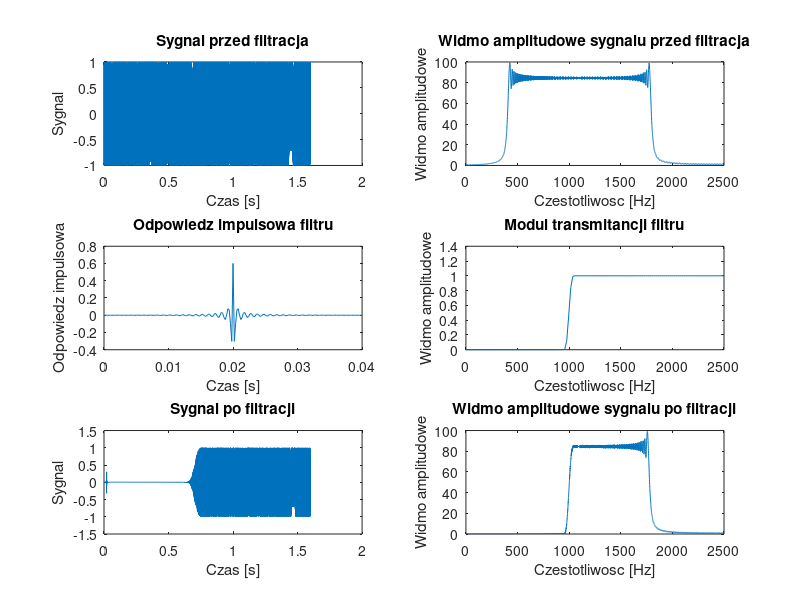

Reproduce this figure in MATLAB.
clear all;
close all;

% Przebieg czasowy sygnalu (przed filtracja)

N = 8000;
fp = 5000;
t = 0:1/fp:(N-1)/fp;
x = chirp(t,400,(N-1)/fp,1800);
figure(1);
subplot(321);
plot(t,x);
title('Sygnal przed filtracja');
xlabel('Czas [s]');
ylabel('Sygnal');

% Widmo amplitudowe sygnalu (przed filtracja)

Nf = 2^nextpow2(N);
N21 = Nf/2+1;
f = linspace(0,fp/2,N21);
v = fft(x,Nf);
w = abs(v);
subplot(322);
plot(f,w(1:N21));
title('Widmo amplitudowe sygnalu przed filtracja');
xlabel('Czestotliwosc [Hz]');
ylabel('Widmo amplitudowe');

% Odpowiedz impulsowa filtru

M = 201;
fg = 1000;
fgu = fg/(fp/2);
h = fir1(M-1,fgu,'high');
th = 0:1/fp:(M-1)/fp;
subplot(323);
plot(th,h);
title('Odpowiedz impulsowa filtru');
xlabel('Czas [s]');
ylabel('Odpowiedz impulsowa');

% Modul transmitancji filtru

Nfh = 2^nextpow2(M);
N21h = Nfh/2+1;
fh = linspace(0,fp/2,N21h);
vh = fft(h,Nfh);
wh = abs(vh);
subplot(324);
plot(fh,wh(1:N21h));
title('Modul transmitancji filtru');
xlabel('Czestotliwosc [Hz]');
ylabel('Widmo amplitudowe');

% Przebieg czasowy sygnalu (po filtracji)

y = filter(h,1,x);
subplot(325);
plot(t,y);
title('Sygnal po filtracji');
xlabel('Czas [s]');
ylabel('Sygnal');

% Widmo amplitudowe sygnalu (po filtracji)

vy = fft(y,Nf);
wy = abs(vy);
subplot(326);
plot(f,wy(1:N21));
title('Widmo amplitudowe sygnalu po filtracji');
xlabel('Czestotliwosc [Hz]');
ylabel('Widmo amplitudowe');